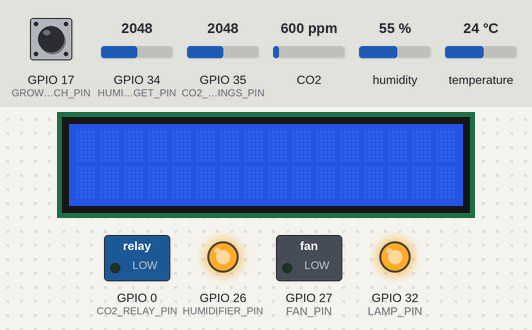
Recording of a sketch running on a simulated ESP32. On the bench: 16×2 character LCD, switched loads named in the sketch (green lamp = pin HIGH), output pins drawn as LEDs (lit = HIGH). The test bench sets the inputs (shaded band); at power-on: temperature 24 °C, GPIO 17 (GROW_BLOOM_SWITCH_PIN) LOW, GPIO 34 (HUMIDIFIER_TARGET_PIN) = 2048, GPIO 35 (CO2_READINGS_PIN) = 2048, CO2 600 ppm, humidity 55 %. WiFi joins after 1.5 s; servers stay silent unless stated; network time is answered at once with the bench clock; uploads are accepted with an empty reply; the local clock reads 2024-03-15 10:24:30 at power-on unless the sketch sets it; what the sketch prints to the serial monitor is not drawn.

Above: at 2.2 s.
2.3 s: temperature set to 11 °C
At 5.9 s:
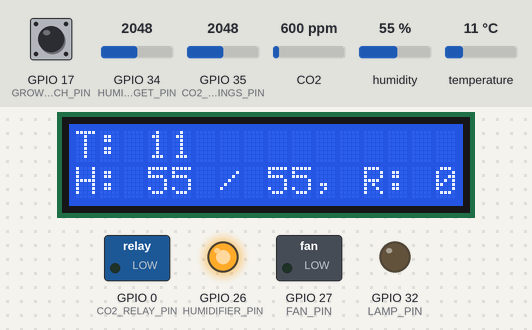
8.6 s: temperature set to 8 °C
At 9.7 s:
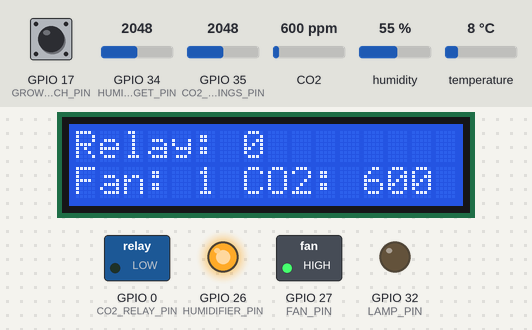
15.1 s: GPIO 17 (GROW_BLOOM_SWITCH_PIN) pulled HIGH for 2.65 s
At 16.0 s:
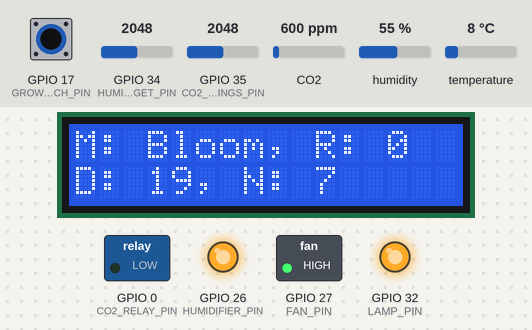
19.5 s: temperature set to 33 °C
At 23.4 s:
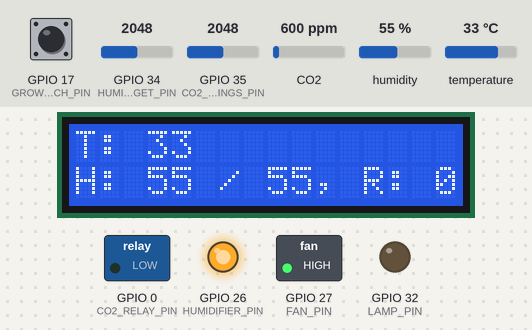
26.0 s: GPIO 34 (HUMIDIFIER_TARGET_PIN) set to 1938
At 31.9 s:
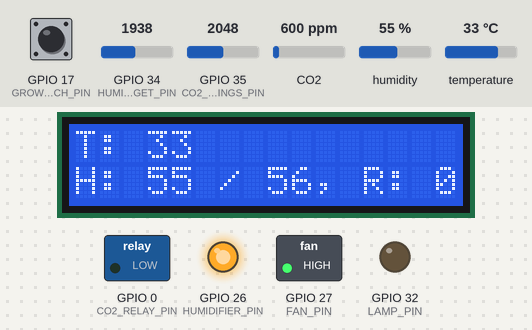
32.2 s: GPIO 34 (HUMIDIFIER_TARGET_PIN) set to 1836
At 33.3 s:
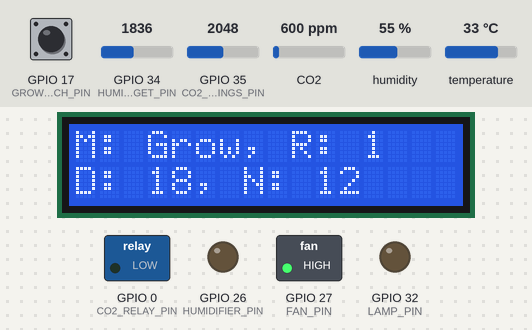
Timing chart, 0 to 35.2 s (numbered marks = the images above; inputs shaded):
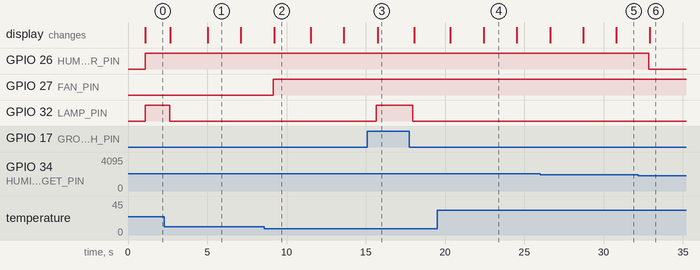

The sketch:

growbox_esp.ino
```cpp
// #include <Adafruit_Sensor.h>
#include "wifi_client.h"
#include "readings.h"
#include "options.h"
#include "display.h"
#include "logging.h"
#include "devices.h"
#include "init_devices.h"
#include "handle_devices.h"
#include <esp_log.h>

void setup() {
  delay(1000);

  initReadings();
  initI2C();
  initDisplay();
  initSerial();
  initDHT();
  initRelays();
  initGrowVerSwitch();
  initWiFi();
  initRTC();
}

void loop()
{
  Readings *r = prepareReadings();
  // scanWiFi();

  if (readRTC(r))
  {
    readDHT(r);
    readCO2(r);
    checkLamp(r);
    checkHumidifier(r);
    checkFan(r);
    checkCo2(r);
    updateGlobalVars(r);
    displayValues(r);
    postData(r);
  }

  delay(2000);
}
```

devices.h
```cpp
#pragma once

#include <DHT.h>
#include <RTClib.h>
#include "options.h"
#include <LiquidCrystal_I2C.h>
#include <Wire.h>
#include "MQ135.h"

#define DHTTYPE DHT11     // DHT 22 (AM2302)

#define LAMP_PIN 32
#define LAMP_PIN_ON LOW
#define LAMP_PIN_OFF 1 - LAMP_PIN_ON

#define HUMIDIFIER_PIN 26
#define HUMIDIFIER_PIN_ON LOW
#define HUMIDIFIER_PIN_OFF 1 - HUMIDIFIER_PIN_ON

#define FAN_PIN 27
#define FAN_PIN_ON HIGH // пропеллер нормально замкнутый, при отключении включается система СО2
#define FAN_PIN_OFF 1 - FAN_PIN_ON

#define CO2_READINGS_PIN 35
#define CO2_RELAY_PIN 0
#define CO2_RELAY_PIN_ON LOW
#define CO2_RELAY_PIN_OFF 1 - CO2_RELAY_PIN_ON

#define HUMIDIFIER_TARGET_PIN 34
#define DHT_PIN  33
#define GROW_BLOOM_SWITCH_PIN 17

#define SCL_PIN 22
#define SDA_PIN 16

DHT dht(DHT_PIN, DHTTYPE); // temp and humidity
RTC_DS1307 rtc; // real time clock
LiquidCrystal_I2C lcd(0x27, 16, 2); // display
MQ135 co2Sensor = MQ135(CO2_READINGS_PIN);

int lampRelayState = 0;
int lampMode = 0; // 0 - grow, 1 - bloom, 2 - on, 3 - off
#define LAMP_GROW 0
#define LAMP_BLOOM 1
#define LAMP_ALWAYS_ON 2
#define LAMP_ALWAYS_OFF 3

int humidifierState = 0;
int targetHumidity = 0;

int fanState = 1; // пропеллер нормально замкнутый, поэтому состояние и управление инверсное
int co2State = 0;
```

display.h
```cpp
#ifndef growbox_display_h
#define growbox_display_h

#include "readings.h"
#include "options.h"
#include "devices.h"
#include <LiquidCrystal_I2C.h>

int displayMode = 0;
#define LCD_FILLER "                "

void lcdFirstLine()
{
  lcd.setCursor(0, 0);
}

void lcdSecondLine()
{
  lcd.setCursor(0, 1);
}

void displayRoundedFloat(float v)
{
  if (isnan(v))
    lcd.print(v);
  else
    lcd.print((int)v);
}

void displayDt(Readings *r)
{
  DateTime dt(r->dt);

  lcdFirstLine();
  lcd.print(dt.timestamp(DateTime::TIMESTAMP_TIME));
  lcd.print(LCD_FILLER);

  lcdSecondLine();
  lcd.print(LCD_FILLER);
}

void displayCo2(Readings *r)
{
  lcdFirstLine();
  lcd.print("Relay: ");
  lcd.print(r->co2State);
  lcd.print(LCD_FILLER);

  lcdSecondLine();
  lcd.print("Fan: ");
  lcd.print(r->fanState);
  lcd.printf(" CO2: ");
  displayRoundedFloat(r->co2);
  lcd.print(LCD_FILLER);
}

void displayTH(Readings *r)
{
  lcdFirstLine();
  lcd.printf("T: ");
  displayRoundedFloat(r->temperature);
  lcd.print(LCD_FILLER);

  lcdSecondLine();
  lcd.printf("H: ");
  displayRoundedFloat(r->humidity);
  lcd.print(" / ");
  displayRoundedFloat(r->targetHumidity);
  lcd.print(", R: ");
  lcd.print(r->humidifierState);
  lcd.print(LCD_FILLER);
}

void displayLamp(Readings *r)
{
  lcdFirstLine();
  lcd.print("M: ");
  switch (r->lampMode)
  {
    case 0:
      lcd.print("Grow");
      break;
    case 1:
      lcd.print("Bloom");
      break;
    case 2:
      lcd.print("On");
      break;
    case 3:
      lcd.print("Off");
      break;
    default:
      break;
  }

  lcd.print(", R: ");
  lcd.print(r->lampRelayState);
  lcd.print(LCD_FILLER);

  lcdSecondLine();
  lcd.print("D: ");
  lcd.print(lampDayStartHour[r->lampMode]);
  lcd.print(", N: ");
  lcd.print(lampNightStartHour[r->lampMode]);
  lcd.print(LCD_FILLER);
}

void displayValues(Readings *r)
{
  switch (displayMode)
  {
    case 0:
      displayDt(r);
      break;

    case 1:
      displayTH(r);
      break;

    case 2:
      displayLamp(r);
      break;

    case 3:
      displayCo2(r);
      break;

      default:
      break;
  }

  displayMode++;
  displayMode %= 4;
}

#endif
```

handle_devices.h
```cpp
#pragma once

#include "devices.h"
#include "options.h"
#include "readings.h"

void readCO2(Readings *r)
{
  int rawVal = analogRead(CO2_READINGS_PIN);
  if (rawVal < 10)
  {
    logDHT("no CO2 sensor");
    return;
  }

  logDHT("CO2 raw = ", false);
  logDHT(rawVal);

  if (!isnan(r->temperature) && !isnan(r->humidity))
    r->co2 = co2Sensor.getCorrectedPPM(r->temperature, r->humidity);
  else
    r->co2 = co2Sensor.getPPM();

  logDHT("CO2 = ", false);
  logDHT(r->co2);
}

void readDHT(Readings *r)
{
  float newT = dht.readTemperature();
  // if temperature read failed, don't change t value
  if (isnan(newT)) {
    logDHT("Failed to read from DHT sensor!");
  }
  else {
    logDHT("T=", false);
    logDHT(newT);

    r->temperature = newT;
  }

  // Read Humidity
  float newH = dht.readHumidity();
  // if humidity read failed, don't change h value
  if (isnan(newH))
  {
    logDHT("Failed to read from DHT sensor!");
  }
  else
  {
      r->humidity = newH;
      logDHT("H=", false);
      logDHT(r->humidity);
  }

  if (isnan(newT) || isnan(newH) || newT < 10 || newT > 50 || newH < 0 || newH > 100)
  {
    r->temperature = NAN;
    r->humidity = NAN;
    logDHT("Wrong temperature or humidity");
    return;
  }
}

bool readRTC(Readings *r)
{
  DateTime dt; // = rtc.now();
  r->dt = dt.unixtime();

  logTime("reading RTC: ", false);
  logTime(dt.timestamp());

  // Время от NTP-сервера считаем более корректным, чем глюкавый RTC
  long wifiDT = getNTPTime();
  if (wifiDT > 0)
  {
    // если разошлись больше чем на 10 минут, поправим RTC
    //if (abs(wifiDT - (long)r->dt) > 600)
    //  rtc.adjust(DateTime(wifiDT));

    r->dt = wifiDT;
    return true;
  }

  if (r->dt < readingsArchive[1]->dt || r->dt - readingsArchive[1]->dt > 600)
  {
    // цикл длился больше десяти минут, что вряд ли, или время пошло назад, что еще более вряд ли
    r->dt = readingsArchive[1]->dt; // чтобы в седующий проверять расхождение с тем же временем
    return false;
  }
  return true;
}

void switchDevice(String name, bool v, int pin, int on, int off)
{
  if (pin <= 0)
    return;

  int realVal = v ? on : off;

  logDHT(name, false);
  logDHT(" ", false);
  logDHT(v, false);
  logDHT("(", false);
  logDHT(pin, false);
  logDHT("->", false);
  logDHT(realVal, false);
  logDHT(")");

  digitalWrite(pin, realVal);
}

void switchHumidifier(bool v)
{
  humidifierState = v;
  switchDevice("switchHumidifier", v, HUMIDIFIER_PIN, HUMIDIFIER_PIN_ON, HUMIDIFIER_PIN_OFF);
}

void switchLamp(bool v)
{
  lampRelayState = v;
  switchDevice("switchLamp", v, LAMP_PIN, LAMP_PIN_ON, LAMP_PIN_OFF);
}

void switchFan(bool v)
{
  fanState = v;
  switchDevice("switchFan", v, FAN_PIN, FAN_PIN_ON, FAN_PIN_OFF);
}

void switchCo2(bool v)
{
  co2State = v;
  switchDevice("switchCo2", v, CO2_RELAY_PIN, CO2_RELAY_PIN_ON, CO2_RELAY_PIN_OFF);
}

void checkHumidifier(Readings *r)
{
  int target = 4096 - analogRead(HUMIDIFIER_TARGET_PIN); // почему-то потерциометр работает только вверх ногами
  logDHT("potenciometer ", false);
  logDHT(target);

  targetHumidity = 30 + (float)target / 4096.0 * 50.0;
  logDHT("calculate target humidity ", false);
  logDHT(targetHumidity);

  if (targetHumidity < HUMIDIFIER_TARGET_MIN || targetHumidity > HUMIDIFIER_TARGET_MAX)
    targetHumidity = DEFAULT_HUMIDITY;

  logDHT("real target humidity ", false);
  logDHT(targetHumidity);

  if (!isnan(r->humidity))
  {
    if (r->humidity <= targetHumidity - HUMIDITY_HISTERESIS)
      switchHumidifier(true);
    else
    if (r->humidity >= targetHumidity + HUMIDITY_HISTERESIS)
      switchHumidifier(false);
  }

  logDHT("humidifier ", false);
  logDHT(humidifierState);
}

void checkLamp(Readings *r)
{
  lampMode = digitalRead(GROW_BLOOM_SWITCH_PIN); // read from switch

  logLamp("lampMode ", false);
  logLamp(lampMode);

  switch (lampMode)
  {
    case LAMP_ALWAYS_ON:
      switchLamp(true);
      return;

    case LAMP_ALWAYS_OFF:
      switchLamp(true);
      return;

    default:
    {
      DateTime dt(r->dt);
      int dayStart = lampDayStartHour[lampMode];
      int nightStart = lampNightStartHour[lampMode];
      if (dayStart < nightStart)
        switchLamp(dt.hour() >= dayStart && dt.hour() < nightStart);
      else
        switchLamp(dt.hour() < nightStart || dt.hour() >= dayStart);
    }
  }
}

void checkFan(Readings *r)
{
  DateTime dt(r->dt);
  // пропеллер включаем ночью или при превышении допустимой температуры
  if (!lampRelayState
      || dt.minute() < BREATHING_MINUTES
      || isnan(r->temperature)
      || r->temperature >= MAX_DAY_TEMPERATURE
      || isnan(r->co2))
  {
    logDHT("checkFan - fan on, co2 off");
    switchFan(true);
  }
  else if (r->temperature <= TOLERABLE_DAY_TEMPERATURE)
  {
    logDHT("checkFan - fan off, co2 on");
    switchFan(false);
  }
  else
  {
    logDHT("checkFan - do nothing, fanState = ", false);
    logDHT(fanState);
  }
}

void checkCo2(Readings *r)
{
  if (fanState == 1)
  {
    logDHT("checkCo2 - fan is on, co2 off");
    switchCo2(false);
  }
  else if (r->co2 < DAY_CO2_MIN)
  {
    logDHT("checkCo2 - low co2, co2 on");
    switchCo2(true);
  }
  else if (r->co2 > DAY_CO2_MAX)
  {
    logDHT("checkCo2 - high co2, co2 off");
    switchCo2(false);
  }
  else
  {
    logDHT("checkCo2 - co2 ok, do nothing, relay = ", false);
    logDHT(co2State);
  }
}

void updateGlobalVars(Readings *r)
{
  r->lampRelayState = lampRelayState;
  r->lampMode = lampMode;
  r->humidifierState = humidifierState;
  r->targetHumidity = targetHumidity;
  r->fanState = fanState;
  r->co2State = co2State;
}
```

init_devices.h
```cpp
#pragma once

#include "devices.h"
#include "options.h"
#include "handle_devices.h"
#include <Wire.h>

void initRelays()
{
  logCommon("pinMode lamp");
  pinMode(LAMP_PIN, OUTPUT);

  logCommon("pinMode humidifier");
  pinMode(HUMIDIFIER_PIN, OUTPUT);

  logCommon("pinMode fan");
  pinMode(FAN_PIN, OUTPUT);

  logCommon("pinMode fan");
  pinMode(CO2_RELAY_PIN, OUTPUT);

  logCommon("pinMode done");

  switchLamp(false);
  switchHumidifier(false);

  logCommon("initRelays done");
}

void checkInitialDT()
{
  int lastGoodTime = 0;
  // Время иногда возвращается загадочное. Поэтому поступим так.
  // Пять раз подряд считаем время с RTC. Если вся пять чтений пройдут подряд, то считаем,
  // что опорное время есть и от него оталкиваемся в верификации показаний RTC
  bool res = false;
  while (!res)
  {
    initReadings();
    res = true;
    for (int i = 0; i < 5; i++)
    {
      Readings *r = prepareReadings();
      r->dt = rtc.now().unixtime();
      lastGoodTime = r->dt;
      if (i > 0)
        if (r->dt < readingsArchive[1]->dt || r->dt - readingsArchive[1]->dt > 5)
        {
          res = false;
          break;
        }
      delay(1000);
    }
  }
}

void initRTC()
{
  logCommon("RTC not configured");
  return;

  logCommon("initRTC");
  if (!rtc.begin())
  {
    logCommon("Couldn't find RTC");
    return;
  }

  logCommon("RTC found");

  #ifdef RTC_UPDATE_TIME
    // sets the RTC to the date & time on PC this sketch was compiled
    rtc.adjust(DateTime(F(__DATE__), F(__TIME__)));
  #endif

  checkInitialDT();
}

void initDHT()
{
  logDHT("initDHT");
  dht.begin();
  logDHT("initDHT done");
}

void initSerial()
{
  Serial.begin(115200);
  Serial.println("Startup");
}

void initGrowVerSwitch()
{
  pinMode(GROW_BLOOM_SWITCH_PIN, INPUT_PULLDOWN);
}

void printGreeting()
{
  Serial.print("Sketch DT: ");
  Serial.print(F(__DATE__));
  Serial.print(" ");
  Serial.println(F(__TIME__));
}

void initI2C()
{
  Wire.begin(SDA_PIN, SCL_PIN);
}

void initDisplay()
{
  logCommon("init display");
  lcd.begin(SDA_PIN, SCL_PIN);

  logCommon("clear display");

  lcd.clear();
  lcd.backlight();      // Make sure backlight is on

  printGreeting();
  lcd.setCursor(0, 0);
}
```

logging.h
```cpp
#ifndef growbox_logging_h
#define growbox_logging_h

#include <Arduino.h>
#include "options.h"

void logDHT(String s, bool ln = true)
{
  #ifdef LOG_DHT
    Serial.print(s);
    if (ln)
      Serial.println();
  #endif
}

void logDHT(int val, bool ln = true)
{
  #ifdef LOG_DHT
    Serial.print(val);
    if (ln)
      Serial.println();
  #endif
}

void logDHT(float val, bool ln = true)
{
  #ifdef LOG_DHT
    Serial.print(val);
    if (ln)
      Serial.println();
  #endif
}

void logTime(int val, bool ln = true)
{
  #ifdef LOG_TIME
    Serial.print(val);
    if (ln)
      Serial.println();
  #endif
}

void logTime(String val, bool ln = true)
{
  #ifdef LOG_TIME
    Serial.print(val);
    if (ln)
      Serial.println();
  #endif
}

void LogWiFi(String s, bool ln = true)
{
  #ifdef LOG_HTTP
    Serial.print(s);
    if (ln)
      Serial.println();
  #endif
}

void LogWiFi(int val, bool ln = true)
{
  #ifdef LOG_HTTP
    Serial.print(val);
    if (ln)
      Serial.println();
  #endif
}

void logCommon(String s, bool ln = true)
{
  #ifdef LOG_COMMON
    Serial.print(s);
    if (ln)
      Serial.println();
  #endif
}

void logCommon(int val, bool ln = true)
{
  #ifdef LOG_COMMON
    Serial.print(val);
    if (ln)
      Serial.println();
  #endif
}

void logLamp(String s, bool ln = true)
{
  #ifdef LOG_LAMP_MODE
    Serial.print(s);
    if (ln)
      Serial.println();
  #endif
}

void logLamp(int val, bool ln = true)
{
  #ifdef LOG_LAMP_MODE
    Serial.print(val);
    if (ln)
      Serial.println();
  #endif
}

#endif
```

options.h
```cpp
#ifndef growbox_options_h
#define growbox_options_h

// #define RTC_UPDATE_TIME // использовать один раз для инициализации модуля времени. В боевом режиме закомментарить обязательно!!!

#define LOG_TIME
#define LOG_DHT
#define LOG_LAMP_MODE
#define LOG_HTTP
#define LOG_COMMON

#define DEVICE_LOCATION "Dungeon"

int lampNightStartHour[2] = {12, 7};
int lampDayStartHour[2] = {18, 19};

#define READINGS_ARCHIVE_LENGTH 100

#define WIFI_SSID  "TrifonK"
#define WIFI_PASSWORD  "18000dong"
// #define WIFI_DIAGNOSTIC_DATA_URL "http://192.168.1.9:9000" // Kibbutz
#define WIFI_POST_DATA_URL "http://192.168.1.100:9000" // Melchior

#define ARCHIVE_TIME_SECONDS 180

#define DEFAULT_HUMIDITY 50
#define HUMIDITY_HISTERESIS 2

#define HUMIDIFIER_TARGET_MIN 35
#define HUMIDIFIER_TARGET_MAX 75

#define MAX_DAY_TEMPERATURE 35
#define TOLERABLE_DAY_TEMPERATURE 30
#define BREATHING_MINUTES 5 // минуты в начале каждого часа, когда пропеллер включается на проветривание даже при работающем  СО2

#define DAY_CO2_MIN 1200
#define DAY_CO2_MAX 1500

#endif
```

readings.h
```cpp
#ifndef growbox_readings_h
#define growbox_readings_h

#include "options.h"
#include "utils.h"
#include <RTClib.h>

class Readings;

Readings *readingsArchive[READINGS_ARCHIVE_LENGTH];

class Readings
{
  public:
    uint32_t dt;
    float temperature;
    float humidity;
    float targetHumidity;
    float co2;
    int lampMode; // 0 - veg, 1 - bloom, 2 - on, 3 - off
    bool lampRelayState;
    bool humidifierState;
    bool fanState;
    bool co2State;

  Readings()
  {
      init();
  };

  void init()
  {
    dt = 0;
    temperature = NAN;
    humidity = NAN;
    targetHumidity = NAN;
    co2 = NAN;
    lampMode = 0;
    lampRelayState = false;
    humidifierState = false;
    fanState = true;
    co2State = false;
  }

  void assign(Readings *source)
  {
    dt = source->dt;
    temperature = source->temperature;
    humidity = source->humidity;
    targetHumidity = source->targetHumidity;
    co2 = source->co2;
    lampMode = source->lampMode;
    lampRelayState = source->lampRelayState;
    humidifierState = source->humidifierState;
    fanState = source->fanState;
    co2State = source->co2State;
  }

  String formatForJSON(String name, String val)
  {
    return "\"" + name + "\": \"" + val + "\",\n";
  }

  String toJSON()
  {
    if (dt <= 0)
      return "";

    DateTime forStr(dt);

    String res = "{\r\n" +
      formatForJSON("source", DEVICE_LOCATION) +
      formatForJSON("dtStr", forStr.timestamp()) +
      formatForJSON("dt", String(dt)) +
      formatForJSON("lampMode", String((int)lampMode)) +
      formatForJSON("lampState", String((int)lampRelayState)) +
      formatForJSON("humidifierState", String((int)humidifierState)) +
      formatForJSON("fanState", String((int)fanState)) +
      formatForJSON("co2State", String((int)co2State));

    if (!isnan(temperature))
      res += formatForJSON("temperature", floatToStr(temperature));

    if (!isnan(humidity))
      res += formatForJSON("humidity", floatToStr(humidity));

    if (!isnan(targetHumidity))
      res += formatForJSON("targetHumidity", floatToStr(targetHumidity));

    if (!isnan(co2))
      res += formatForJSON("co2", floatToStr(co2));

    res = res.substring(0, res.length() - 2) + "\n"; // уберем запятую в конце

    res += "}";

    return res;
  }
};

void initReadings()
{
  for (int i = 0; i < READINGS_ARCHIVE_LENGTH; i++)
    readingsArchive[i] = new Readings();
}

Readings* prepareReadings()
{
  for (int i = READINGS_ARCHIVE_LENGTH - 1; i >= 1 ; i--)
    readingsArchive[i]->assign(readingsArchive[i - 1]);

  Readings *r = readingsArchive[0];
  r->init();

  return r;
}

#endif
```

utils.h
```cpp
#ifndef growbox_utils_h
#define growbox_utils_h

String floatToStr(float val)
{
  char buf[50];
  dtostrf(val, -1, 1, buf);
  return buf;
}

#endif
```

Source omitted: wifi_client.h (4280 bytes)

Measured:
- the behaviour switches between 10 and 9 °C on temperature (found by bisection; images 1 and 2)
- the behaviour switches between 1885 and 1884 on GPIO 34 (HUMIDIFIER_TARGET_PIN) (found by bisection; images 5 and 6)
- after the input at 8.6 s, GPIO 27 (FAN_PIN): LOW → HIGH after 0.56 s
- after the input at 15.1 s, GPIO 32 (LAMP_PIN): LOW → HIGH after 0.55 s, → LOW 2.3 s later; the display: changes after 0.64 s (image 3)
- after the input at 19.5 s, the display: first differs from a run without the input after 2.9 s (image 4)
- after the input at 32.2 s, GPIO 26 (HUMIDIFIER_PIN): HIGH → LOW after 0.64 s
- what the display in image 1 shows lasts 2.1 s, from 5.0 s to 7.1 s
